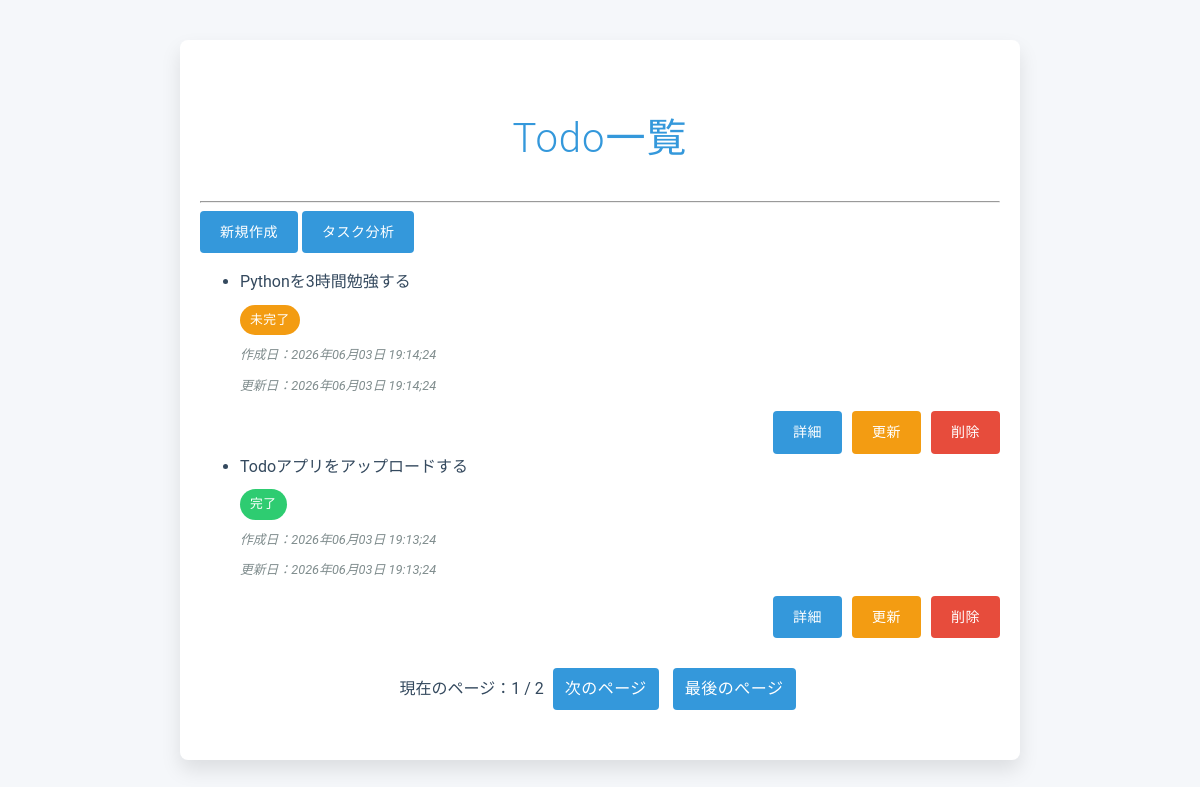
The app's page /todoapp/list/ (signed in) with its own data.
### todoapp/models.py (models this page shows, shortened)
class Todo(models.Model):
    title = models.CharField(max_length=30)
    memo = models.TextField(null=True, blank=True)
    completed = models.BooleanField(default=False)
    created = models.DateTimeField(auto_now_add=True)
    updated = models.DateTimeField(auto_now_add=True)
    class Meta:
        ordering = ['-created']

### todoapp/views.py (the view)
# urls.py: path('list/',views.TodoListView.as_view(),name='todo_list'),
class TodoListView(LoginRequiredMixin,ListView):
    model = models.Todo
    template = 'todoapp/todo_list.html'
    context_object_name = 'todos'
    paginate_by = 2

### todoapp/templates/todoapp/todo_list.html (shortened to what this page needs)
<!DOCTYPE html>
<html lang="ja">
<head>
    {% load static %}
    <link rel="stylesheet" href="{% static 'todoapp/style.css' %}">
    <link rel="stylesheet" href="https://cdnjs.cloudflare.com/ajax/libs/font-awesome/6.7.2/css/all.min.css">
</head>
<body>
    <div class="container">
        <h1>Todo一覧</h1>
        <hr>
        <div class="action-buttons">
            <a href="{% url 'todo_create' %}" class="btn btn-primary">新規作成</a>
            <a href="{% url 'todo_analytics' %}" class="btn btn-primary">タスク分析</a>
        </div>
        <ul class="todo-list">
            {% for todo in todos %}
            <li class="todo-item {% if todo.completed %}completed{% else %}not-completed{% endif %}">
                <div class="todo-title">{{ todo.title }}</div>
            </li>
            {% if todo.completed %}
            <span class="todo-status completed">完了</span>
            {% else %}
            <span class="todo-status not-completed">未完了</span>
            {% endif %}
            <div class="todo-date">
                作成日：{{ todo.created|date:"Y年m月d日 H:i;s" }}
            </div>
            <div class="todo-date">
                更新日：{{ todo.updated|date:"Y年m月d日 H:i;s" }}
            </div>
            <div class="todo-actions">
                <a href="{% url 'todo_detail' todo.id %}" class="btn btn-info">詳細</a>
                <a href="{% url 'todo_update' todo.id %}" class="btn btn-warning">更新</a>
                <a href="{% url 'todo_delete' todo.id %}" class="btn btn-danger">削除</a>
            </div>
            {% endfor %}
        </ul>
        <div class="pagination">
            <span>
                現在のページ：{{ page_obj.number }}
                /
                {{ page_obj.paginator.num_pages }}
            </span>
            <span>
                {% if page_obj.has_next %}
                    <a href="?page={{ page_obj.next_page_number }}">次のページ</a>
                    <a href="?page={{ page_obj.paginator.num_pages }}">最後のぺージ</a>
                {% endif %}
            </span>
        </div>
    </div>
</body>
</html>

### todoapp/static/todoapp/style.css (style rules this page uses)
body { font-family: 'Roboto', 'Segoe UI', Tahoma, Geneva, Verdana, sans-serif; background-color: #f5f7fa; color: #34495e; line-height: 1.6; margin: 0; padding: 0; }
.container { max-width: 800px; margin: 40px auto 0; padding: 40px 20px; background-color: #ffffff; box-shadow: 0 10px 20px rgba(0, 0, 0, 0.1); border-radius: 8px; }
h1 { color: #3498db; text-align: center; font-size: 2.5em; margin-bottom: 30px; font-weight: 300; letter-spacing: 1px; }
.todo-status { font-weight: 500; padding: 5px 10px; border-radius: 20px; font-size: 0.8em; text-transform: uppercase; letter-spacing: 0.5px; display: inline-block; margin-top: 10px; }
.todo-status.completed { background-color: #2ecc71; color: white; }
.todo-status.not-completed { background-color: #f39c12; color: white; }
.todo-date { font-size: 0.8em; color: #7f8c8d; margin-top: 10px; font-style: italic; }
.btn { display: inline-block; padding: 10px 20px; font-size: 14px; font-weight: 500; text-align: center; vertical-align: middle; cursor: pointer; border: none; border-radius: 4px; text-decoration: none; transition: all 0.3s ease; text-transform: uppercase; letter-spacing: 0.5px; color: #fff; }
.btn-primary { background-color: #3498db; }
.btn-info { background-color: #3498db; }
.btn-warning { background-color: #f39c12; }
.btn-danger { background-color: #e74c3c; }
.todo-actions { margin-top: 15px; display: flex; justify-content: flex-end; }
.todo-actions .btn { margin-left: 10px; }
.pagination { text-align: center; margin-top: 20px; padding: 10px 0; }
.pagination a { padding: 8px 12px; display: inline-block; background-color: #3498db; color: #ffffff; border-radius: 4px; text-decoration: none; cursor: pointer; margin: 0 5px; transition: all 0.3s ease; text-transform: uppercase; letter-spacing: 0.5px; }

### records on screen
Todo: title "Pythonを3時間勉強する", completed "未完了", created "2026年06月03日 19:14;24", updated "2026年06月03日 19:14;24"
Todo: title "Todoアプリをアップロードする", completed "完了", created "2026年06月03日 19:13;24", updated "2026年06月03日 19:13;24"

### other values on screen
{{ page_obj.number }} "1"
{{ page_obj.paginator.num_pages }} "2"
